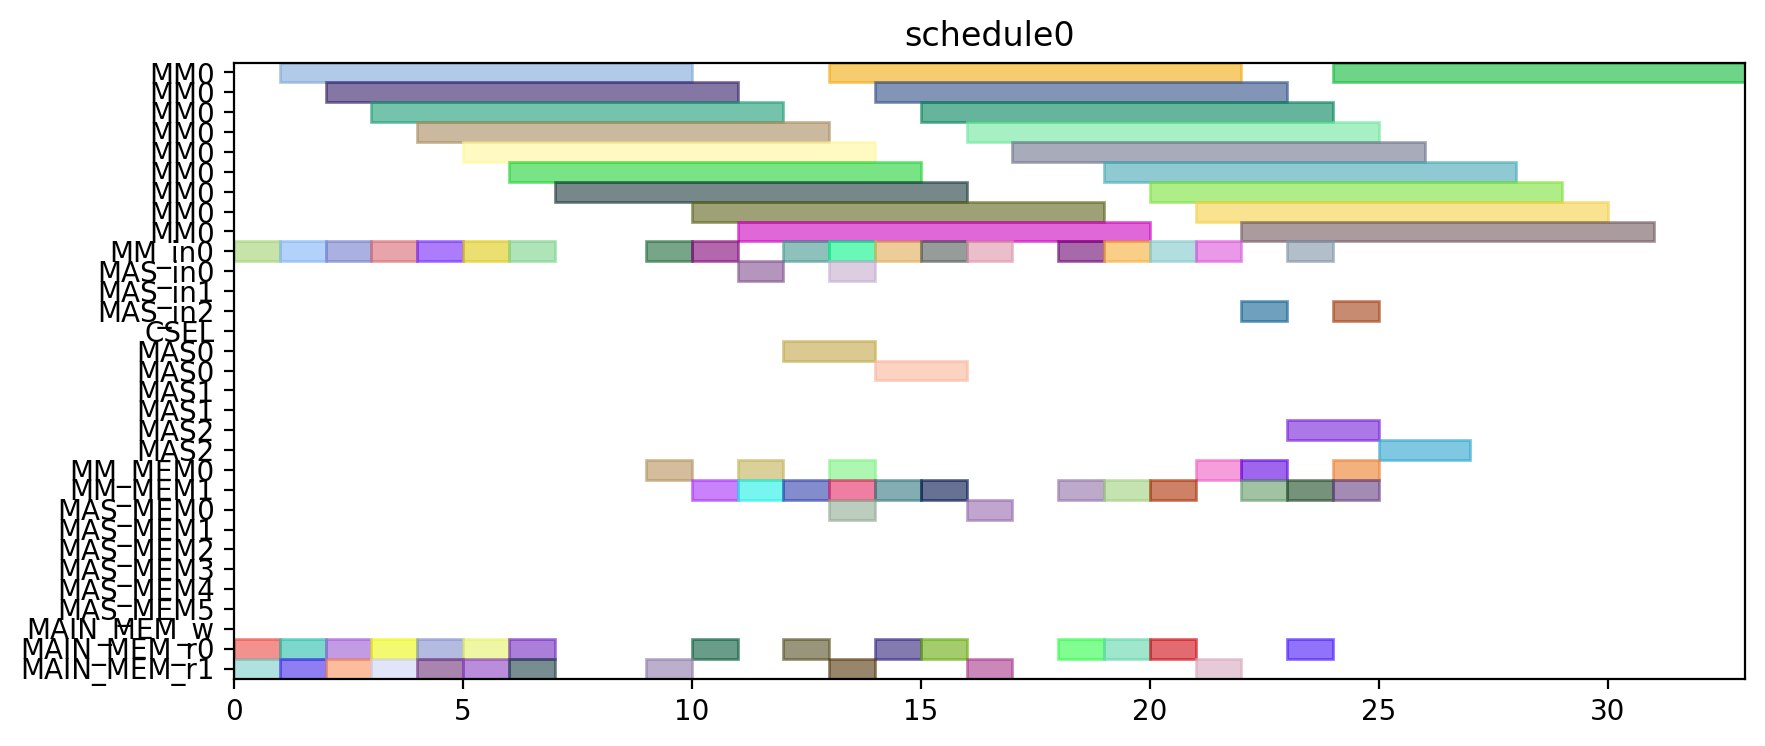

This figure's Python source:
from pyschedule import Scenario, solvers, plotters, alt


def solve():
	horizon = 120
	S = Scenario("schedule0", horizon=horizon)

	# resource
	MM = S.Resources('MM', num=1, size=9)
	MM_in = S.Resources('MM_in', num=1)
	MAS_in = S.Resources('MAS_in', num=3)
	CSEL = S.Resource('CSEL')
	MAS = S.Resources('MAS', num=3, size=2, periods=range(1, horizon))
	MM_MEM = S.Resources('MM_MEM', num=2)
	MAS_MEM = S.Resources('MAS_MEM', num=6)
	MAIN_MEM_w = S.Resource('MAIN_MEM_w', size=1)
	MAIN_MEM_r = S.Resources('MAIN_MEM_r', num=2)

	# result of previous scheduling

	# new tasks
	Z_exp2 = S.Task('Z_exp2', length=9, delay_cost=1)
	Z_exp2 += alt(MM)
	Z_exp2_in = S.Task('Z_exp2_in', length=1, delay_cost=1)
	Z_exp2_in += alt(MM_in)
	S += Z_exp2_in*MM_in[0]<=Z_exp2*MM[0]
	Z_exp2_mem0 = S.Task('Z_exp2_mem0', length=1, delay_cost=1)
	Z_exp2_mem0 += MAIN_MEM_r[0]
	S += Z_exp2_mem0 <= Z_exp2

	Z_exp2_mem1 = S.Task('Z_exp2_mem1', length=1, delay_cost=1)
	Z_exp2_mem1 += MAIN_MEM_r[1]
	S += Z_exp2_mem1 <= Z_exp2

	NX0 = S.Task('NX0', length=9, delay_cost=1)
	NX0 += alt(MM)
	NX0_in = S.Task('NX0_in', length=1, delay_cost=1)
	NX0_in += alt(MM_in)
	S += NX0_in*MM_in[0]<=NX0*MM[0]
	NX0_mem0 = S.Task('NX0_mem0', length=1, delay_cost=1)
	NX0_mem0 += MAIN_MEM_r[0]
	S += NX0_mem0 <= NX0

	NX0_mem1 = S.Task('NX0_mem1', length=1, delay_cost=1)
	NX0_mem1 += MAIN_MEM_r[1]
	S += NX0_mem1 <= NX0

	k0_10_Z1 = S.Task('k0_10_Z1', length=9, delay_cost=1)
	k0_10_Z1 += alt(MM)
	k0_10_Z1_in = S.Task('k0_10_Z1_in', length=1, delay_cost=1)
	k0_10_Z1_in += alt(MM_in)
	S += k0_10_Z1_in*MM_in[0]<=k0_10_Z1*MM[0]
	k0_10_Z1_mem0 = S.Task('k0_10_Z1_mem0', length=1, delay_cost=1)
	k0_10_Z1_mem0 += MAIN_MEM_r[0]
	S += k0_10_Z1_mem0 <= k0_10_Z1

	k0_10_Z1_mem1 = S.Task('k0_10_Z1_mem1', length=1, delay_cost=1)
	k0_10_Z1_mem1 += MAIN_MEM_r[1]
	S += k0_10_Z1_mem1 <= k0_10_Z1

	DX0 = S.Task('DX0', length=9, delay_cost=1)
	DX0 += alt(MM)
	DX0_in = S.Task('DX0_in', length=1, delay_cost=1)
	DX0_in += alt(MM_in)
	S += DX0_in*MM_in[0]<=DX0*MM[0]
	DX0_mem0 = S.Task('DX0_mem0', length=1, delay_cost=1)
	DX0_mem0 += MAIN_MEM_r[0]
	S += DX0_mem0 <= DX0

	DX0_mem1 = S.Task('DX0_mem1', length=1, delay_cost=1)
	DX0_mem1 += MAIN_MEM_r[1]
	S += DX0_mem1 <= DX0

	NY0 = S.Task('NY0', length=9, delay_cost=1)
	NY0 += alt(MM)
	NY0_in = S.Task('NY0_in', length=1, delay_cost=1)
	NY0_in += alt(MM_in)
	S += NY0_in*MM_in[0]<=NY0*MM[0]
	NY0_mem0 = S.Task('NY0_mem0', length=1, delay_cost=1)
	NY0_mem0 += MAIN_MEM_r[0]
	S += NY0_mem0 <= NY0

	NY0_mem1 = S.Task('NY0_mem1', length=1, delay_cost=1)
	NY0_mem1 += MAIN_MEM_r[1]
	S += NY0_mem1 <= NY0

	k2_14_Z1 = S.Task('k2_14_Z1', length=9, delay_cost=1)
	k2_14_Z1 += alt(MM)
	k2_14_Z1_in = S.Task('k2_14_Z1_in', length=1, delay_cost=1)
	k2_14_Z1_in += alt(MM_in)
	S += k2_14_Z1_in*MM_in[0]<=k2_14_Z1*MM[0]
	k2_14_Z1_mem0 = S.Task('k2_14_Z1_mem0', length=1, delay_cost=1)
	k2_14_Z1_mem0 += MAIN_MEM_r[0]
	S += k2_14_Z1_mem0 <= k2_14_Z1

	k2_14_Z1_mem1 = S.Task('k2_14_Z1_mem1', length=1, delay_cost=1)
	k2_14_Z1_mem1 += MAIN_MEM_r[1]
	S += k2_14_Z1_mem1 <= k2_14_Z1

	DY0 = S.Task('DY0', length=9, delay_cost=1)
	DY0 += alt(MM)
	DY0_in = S.Task('DY0_in', length=1, delay_cost=1)
	DY0_in += alt(MM_in)
	S += DY0_in*MM_in[0]<=DY0*MM[0]
	DY0_mem0 = S.Task('DY0_mem0', length=1, delay_cost=1)
	DY0_mem0 += MAIN_MEM_r[0]
	S += DY0_mem0 <= DY0

	DY0_mem1 = S.Task('DY0_mem1', length=1, delay_cost=1)
	DY0_mem1 += MAIN_MEM_r[1]
	S += DY0_mem1 <= DY0

	Z_exp3 = S.Task('Z_exp3', length=9, delay_cost=1)
	Z_exp3 += alt(MM)
	Z_exp3_in = S.Task('Z_exp3_in', length=1, delay_cost=1)
	Z_exp3_in += alt(MM_in)
	S += Z_exp3_in*MM_in[0]<=Z_exp3*MM[0]
	Z_exp3_mem0 = S.Task('Z_exp3_mem0', length=1, delay_cost=1)
	Z_exp3_mem0 += alt(MM_MEM)
	S += (Z_exp2*MM[0])-1 < Z_exp3_mem0*MM_MEM[0]
	S += Z_exp3_mem0 <= Z_exp3

	Z_exp3_mem1 = S.Task('Z_exp3_mem1', length=1, delay_cost=1)
	Z_exp3_mem1 += MAIN_MEM_r[1]
	S += Z_exp3_mem1 <= Z_exp3

	NX1_ = S.Task('NX1_', length=2, delay_cost=1)
	NX1_ += alt(MAS)
	NX1__in = S.Task('NX1__in', length=1, delay_cost=1)
	NX1__in += alt(MAS_in)
	S += NX1__in*MAS_in[0]<=NX1_*MAS[0]

	S += NX1__in*MAS_in[1]<=NX1_*MAS[1]

	S += NX1__in*MAS_in[2]<=NX1_*MAS[2]

	NX1__mem0 = S.Task('NX1__mem0', length=1, delay_cost=1)
	NX1__mem0 += alt(MM_MEM)
	S += (NX0*MM[0])-1 < NX1__mem0*MM_MEM[0]
	S += NX1__mem0 <= NX1_

	NX1__mem1 = S.Task('NX1__mem1', length=1, delay_cost=1)
	NX1__mem1 += alt(MM_MEM)
	S += (k0_10_Z1*MM[0])-1 < NX1__mem1*MM_MEM[1]
	S += NX1__mem1 <= NX1_

	k0_9_Z2 = S.Task('k0_9_Z2', length=9, delay_cost=1)
	k0_9_Z2 += alt(MM)
	k0_9_Z2_in = S.Task('k0_9_Z2_in', length=1, delay_cost=1)
	k0_9_Z2_in += alt(MM_in)
	S += k0_9_Z2_in*MM_in[0]<=k0_9_Z2*MM[0]
	k0_9_Z2_mem0 = S.Task('k0_9_Z2_mem0', length=1, delay_cost=1)
	k0_9_Z2_mem0 += MAIN_MEM_r[0]
	S += k0_9_Z2_mem0 <= k0_9_Z2

	k0_9_Z2_mem1 = S.Task('k0_9_Z2_mem1', length=1, delay_cost=1)
	k0_9_Z2_mem1 += alt(MM_MEM)
	S += (Z_exp2*MM[0])-1 < k0_9_Z2_mem1*MM_MEM[1]
	S += k0_9_Z2_mem1 <= k0_9_Z2

	k1_9_Z2 = S.Task('k1_9_Z2', length=9, delay_cost=1)
	k1_9_Z2 += alt(MM)
	k1_9_Z2_in = S.Task('k1_9_Z2_in', length=1, delay_cost=1)
	k1_9_Z2_in += alt(MM_in)
	S += k1_9_Z2_in*MM_in[0]<=k1_9_Z2*MM[0]
	k1_9_Z2_mem0 = S.Task('k1_9_Z2_mem0', length=1, delay_cost=1)
	k1_9_Z2_mem0 += MAIN_MEM_r[0]
	S += k1_9_Z2_mem0 <= k1_9_Z2

	k1_9_Z2_mem1 = S.Task('k1_9_Z2_mem1', length=1, delay_cost=1)
	k1_9_Z2_mem1 += alt(MM_MEM)
	S += (Z_exp2*MM[0])-1 < k1_9_Z2_mem1*MM_MEM[1]
	S += k1_9_Z2_mem1 <= k1_9_Z2

	NY1_ = S.Task('NY1_', length=2, delay_cost=1)
	NY1_ += alt(MAS)
	NY1__in = S.Task('NY1__in', length=1, delay_cost=1)
	NY1__in += alt(MAS_in)
	S += NY1__in*MAS_in[0]<=NY1_*MAS[0]

	S += NY1__in*MAS_in[1]<=NY1_*MAS[1]

	S += NY1__in*MAS_in[2]<=NY1_*MAS[2]

	NY1__mem0 = S.Task('NY1__mem0', length=1, delay_cost=1)
	NY1__mem0 += alt(MM_MEM)
	S += (NY0*MM[0])-1 < NY1__mem0*MM_MEM[0]
	S += NY1__mem0 <= NY1_

	NY1__mem1 = S.Task('NY1__mem1', length=1, delay_cost=1)
	NY1__mem1 += alt(MM_MEM)
	S += (k2_14_Z1*MM[0])-1 < NY1__mem1*MM_MEM[1]
	S += NY1__mem1 <= NY1_

	k2_13_Z2 = S.Task('k2_13_Z2', length=9, delay_cost=1)
	k2_13_Z2 += alt(MM)
	k2_13_Z2_in = S.Task('k2_13_Z2_in', length=1, delay_cost=1)
	k2_13_Z2_in += alt(MM_in)
	S += k2_13_Z2_in*MM_in[0]<=k2_13_Z2*MM[0]
	k2_13_Z2_mem0 = S.Task('k2_13_Z2_mem0', length=1, delay_cost=1)
	k2_13_Z2_mem0 += MAIN_MEM_r[0]
	S += k2_13_Z2_mem0 <= k2_13_Z2

	k2_13_Z2_mem1 = S.Task('k2_13_Z2_mem1', length=1, delay_cost=1)
	k2_13_Z2_mem1 += alt(MM_MEM)
	S += (Z_exp2*MM[0])-1 < k2_13_Z2_mem1*MM_MEM[1]
	S += k2_13_Z2_mem1 <= k2_13_Z2

	k3_14_Z2 = S.Task('k3_14_Z2', length=9, delay_cost=1)
	k3_14_Z2 += alt(MM)
	k3_14_Z2_in = S.Task('k3_14_Z2_in', length=1, delay_cost=1)
	k3_14_Z2_in += alt(MM_in)
	S += k3_14_Z2_in*MM_in[0]<=k3_14_Z2*MM[0]
	k3_14_Z2_mem0 = S.Task('k3_14_Z2_mem0', length=1, delay_cost=1)
	k3_14_Z2_mem0 += MAIN_MEM_r[0]
	S += k3_14_Z2_mem0 <= k3_14_Z2

	k3_14_Z2_mem1 = S.Task('k3_14_Z2_mem1', length=1, delay_cost=1)
	k3_14_Z2_mem1 += alt(MM_MEM)
	S += (Z_exp2*MM[0])-1 < k3_14_Z2_mem1*MM_MEM[1]
	S += k3_14_Z2_mem1 <= k3_14_Z2

	Z_exp4 = S.Task('Z_exp4', length=9, delay_cost=1)
	Z_exp4 += alt(MM)
	Z_exp4_in = S.Task('Z_exp4_in', length=1, delay_cost=1)
	Z_exp4_in += alt(MM_in)
	S += Z_exp4_in*MM_in[0]<=Z_exp4*MM[0]
	Z_exp4_mem0 = S.Task('Z_exp4_mem0', length=1, delay_cost=1)
	Z_exp4_mem0 += alt(MM_MEM)
	S += (Z_exp3*MM[0])-1 < Z_exp4_mem0*MM_MEM[0]
	S += Z_exp4_mem0 <= Z_exp4

	Z_exp4_mem1 = S.Task('Z_exp4_mem1', length=1, delay_cost=1)
	Z_exp4_mem1 += MAIN_MEM_r[1]
	S += Z_exp4_mem1 <= Z_exp4

	NX1 = S.Task('NX1', length=9, delay_cost=1)
	NX1 += alt(MM)
	NX1_in = S.Task('NX1_in', length=1, delay_cost=1)
	NX1_in += alt(MM_in)
	S += NX1_in*MM_in[0]<=NX1*MM[0]
	NX1_mem0 = S.Task('NX1_mem0', length=1, delay_cost=1)
	NX1_mem0 += alt(MAS_MEM)
	S += (NX1_*MAS[0])-1 < NX1_mem0*MAS_MEM[0]
	S += (NX1_*MAS[1])-1 < NX1_mem0*MAS_MEM[2]
	S += (NX1_*MAS[2])-1 < NX1_mem0*MAS_MEM[4]
	S += NX1_mem0 <= NX1

	NX1_mem1 = S.Task('NX1_mem1', length=1, delay_cost=1)
	NX1_mem1 += MAIN_MEM_r[1]
	S += NX1_mem1 <= NX1

	k0_8_Z3 = S.Task('k0_8_Z3', length=9, delay_cost=1)
	k0_8_Z3 += alt(MM)
	k0_8_Z3_in = S.Task('k0_8_Z3_in', length=1, delay_cost=1)
	k0_8_Z3_in += alt(MM_in)
	S += k0_8_Z3_in*MM_in[0]<=k0_8_Z3*MM[0]
	k0_8_Z3_mem0 = S.Task('k0_8_Z3_mem0', length=1, delay_cost=1)
	k0_8_Z3_mem0 += MAIN_MEM_r[0]
	S += k0_8_Z3_mem0 <= k0_8_Z3

	k0_8_Z3_mem1 = S.Task('k0_8_Z3_mem1', length=1, delay_cost=1)
	k0_8_Z3_mem1 += alt(MM_MEM)
	S += (Z_exp3*MM[0])-1 < k0_8_Z3_mem1*MM_MEM[1]
	S += k0_8_Z3_mem1 <= k0_8_Z3

	DX1_ = S.Task('DX1_', length=2, delay_cost=1)
	DX1_ += alt(MAS)
	DX1__in = S.Task('DX1__in', length=1, delay_cost=1)
	DX1__in += alt(MAS_in)
	S += DX1__in*MAS_in[0]<=DX1_*MAS[0]

	S += DX1__in*MAS_in[1]<=DX1_*MAS[1]

	S += DX1__in*MAS_in[2]<=DX1_*MAS[2]

	DX1__mem0 = S.Task('DX1__mem0', length=1, delay_cost=1)
	DX1__mem0 += alt(MM_MEM)
	S += (DX0*MM[0])-1 < DX1__mem0*MM_MEM[0]
	S += DX1__mem0 <= DX1_

	DX1__mem1 = S.Task('DX1__mem1', length=1, delay_cost=1)
	DX1__mem1 += alt(MM_MEM)
	S += (k1_9_Z2*MM[0])-1 < DX1__mem1*MM_MEM[1]
	S += DX1__mem1 <= DX1_

	k1_8_Z3 = S.Task('k1_8_Z3', length=9, delay_cost=1)
	k1_8_Z3 += alt(MM)
	k1_8_Z3_in = S.Task('k1_8_Z3_in', length=1, delay_cost=1)
	k1_8_Z3_in += alt(MM_in)
	S += k1_8_Z3_in*MM_in[0]<=k1_8_Z3*MM[0]
	k1_8_Z3_mem0 = S.Task('k1_8_Z3_mem0', length=1, delay_cost=1)
	k1_8_Z3_mem0 += MAIN_MEM_r[0]
	S += k1_8_Z3_mem0 <= k1_8_Z3

	k1_8_Z3_mem1 = S.Task('k1_8_Z3_mem1', length=1, delay_cost=1)
	k1_8_Z3_mem1 += alt(MM_MEM)
	S += (Z_exp3*MM[0])-1 < k1_8_Z3_mem1*MM_MEM[1]
	S += k1_8_Z3_mem1 <= k1_8_Z3

	NY1 = S.Task('NY1', length=9, delay_cost=1)
	NY1 += alt(MM)
	NY1_in = S.Task('NY1_in', length=1, delay_cost=1)
	NY1_in += alt(MM_in)
	S += NY1_in*MM_in[0]<=NY1*MM[0]
	NY1_mem0 = S.Task('NY1_mem0', length=1, delay_cost=1)
	NY1_mem0 += alt(MAS_MEM)
	S += (NY1_*MAS[0])-1 < NY1_mem0*MAS_MEM[0]
	S += (NY1_*MAS[1])-1 < NY1_mem0*MAS_MEM[2]
	S += (NY1_*MAS[2])-1 < NY1_mem0*MAS_MEM[4]
	S += NY1_mem0 <= NY1

	NY1_mem1 = S.Task('NY1_mem1', length=1, delay_cost=1)
	NY1_mem1 += MAIN_MEM_r[1]
	S += NY1_mem1 <= NY1

	k2_12_Z3 = S.Task('k2_12_Z3', length=9, delay_cost=1)
	k2_12_Z3 += alt(MM)
	k2_12_Z3_in = S.Task('k2_12_Z3_in', length=1, delay_cost=1)
	k2_12_Z3_in += alt(MM_in)
	S += k2_12_Z3_in*MM_in[0]<=k2_12_Z3*MM[0]
	k2_12_Z3_mem0 = S.Task('k2_12_Z3_mem0', length=1, delay_cost=1)
	k2_12_Z3_mem0 += MAIN_MEM_r[0]
	S += k2_12_Z3_mem0 <= k2_12_Z3

	k2_12_Z3_mem1 = S.Task('k2_12_Z3_mem1', length=1, delay_cost=1)
	k2_12_Z3_mem1 += alt(MM_MEM)
	S += (Z_exp3*MM[0])-1 < k2_12_Z3_mem1*MM_MEM[1]
	S += k2_12_Z3_mem1 <= k2_12_Z3

	DY1_ = S.Task('DY1_', length=2, delay_cost=1)
	DY1_ += alt(MAS)
	DY1__in = S.Task('DY1__in', length=1, delay_cost=1)
	DY1__in += alt(MAS_in)
	S += DY1__in*MAS_in[0]<=DY1_*MAS[0]

	S += DY1__in*MAS_in[1]<=DY1_*MAS[1]

	S += DY1__in*MAS_in[2]<=DY1_*MAS[2]

	DY1__mem0 = S.Task('DY1__mem0', length=1, delay_cost=1)
	DY1__mem0 += alt(MM_MEM)
	S += (DY0*MM[0])-1 < DY1__mem0*MM_MEM[0]
	S += DY1__mem0 <= DY1_

	DY1__mem1 = S.Task('DY1__mem1', length=1, delay_cost=1)
	DY1__mem1 += alt(MM_MEM)
	S += (k3_14_Z2*MM[0])-1 < DY1__mem1*MM_MEM[1]
	S += DY1__mem1 <= DY1_

	k3_13_Z3 = S.Task('k3_13_Z3', length=9, delay_cost=1)
	k3_13_Z3 += alt(MM)
	k3_13_Z3_in = S.Task('k3_13_Z3_in', length=1, delay_cost=1)
	k3_13_Z3_in += alt(MM_in)
	S += k3_13_Z3_in*MM_in[0]<=k3_13_Z3*MM[0]
	k3_13_Z3_mem0 = S.Task('k3_13_Z3_mem0', length=1, delay_cost=1)
	k3_13_Z3_mem0 += MAIN_MEM_r[0]
	S += k3_13_Z3_mem0 <= k3_13_Z3

	k3_13_Z3_mem1 = S.Task('k3_13_Z3_mem1', length=1, delay_cost=1)
	k3_13_Z3_mem1 += alt(MM_MEM)
	S += (Z_exp3*MM[0])-1 < k3_13_Z3_mem1*MM_MEM[1]
	S += k3_13_Z3_mem1 <= k3_13_Z3

	solvers.mip.solve(S,msg=1,kind='CPLEX',ratio_gap=1.01)

	solution = [['hoge']*len(S.solution()[1]) for i in range(len(S.solution()))]
	for i in range(len(S.solution())):
		for j in range(len(S.solution()[i])):
			solution[i][j]=str(S.solution()[i][j])
	print(solution)

	cycles = int(solution[-1][3])

	pic_file_name = "/mnt/rose/usr1/fukuda/ABE/multiRAM_multiMAS_16mux/scheduling_result/stage9MM1_stage2MAS3/ISOGENY/schedule0.png"
	if(S.solution() != []):
		plotters.matplotlib.plot(S,img_filename=pic_file_name, show_task_labels=False, fig_size=(cycles*0.25+3, 4))

	return solution
